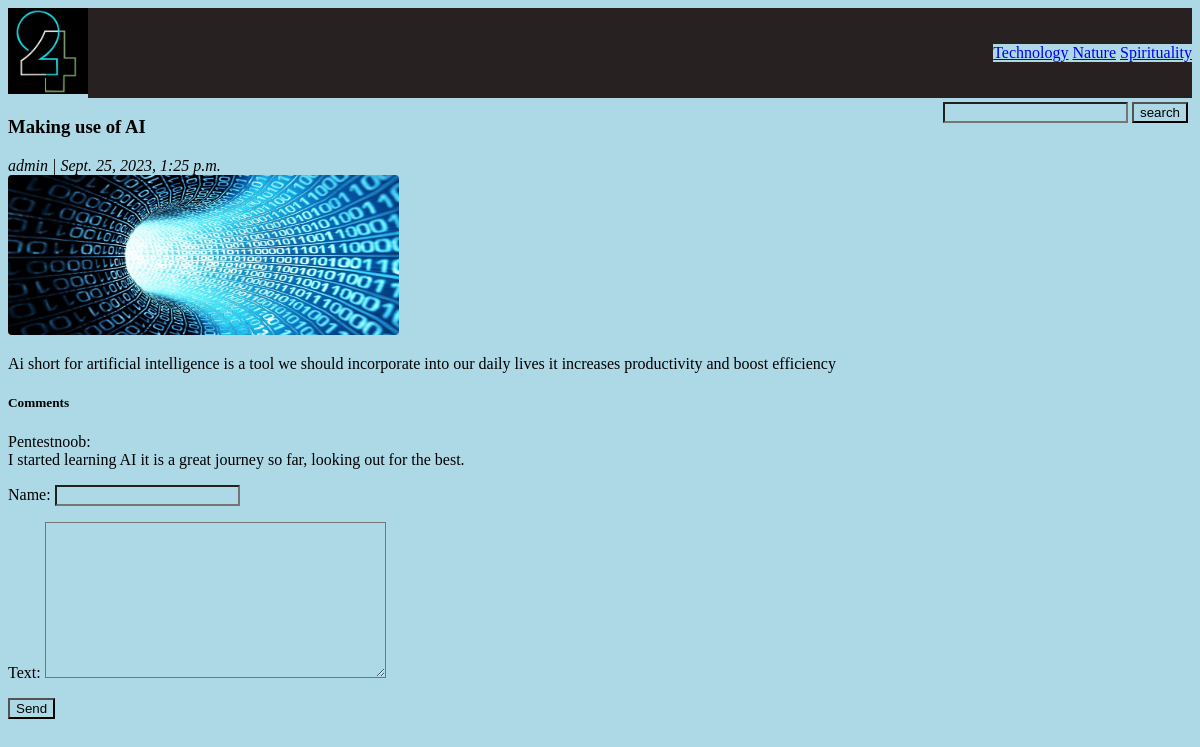
Page /2/ on the committed database.
### blog/models.py (models this page shows, shortened)
class Category(models.Model):
    name = models.CharField(max_length=20)
    def __str__(self):
        return self.name
    class Meta:
        verbose_name_plural = 'Categories'

class Post(models.Model):
    author = models.ForeignKey(User, on_delete=models.PROTECT)
    category = models.ManyToManyField('Category', related_name='posts')
    title = models.CharField(max_length=80)
    body = models.TextField()
    image = models.ImageField(upload_to='uploads/')
    pub_date = models.DateTimeField(auto_now_add=True)
    mod_date = models.DateTimeField(auto_now=True)
    class Meta:
        ordering = ('-pub_date',)

class Comment(models.Model):
    post = models.ForeignKey('Post', on_delete=models.CASCADE)
    name = models.CharField(max_length=40)
    text = models.TextField()
    date = models.DateTimeField(auto_now_add=True)
    def __str__(self):
        return self.text

### blog/views.py (the view, shortened to what this page needs)
# urls.py: path('<int:pk>/', views.post_view, name="post_view"),
def post_view(request, pk):
    post = Post.objects.get(pk=pk)
    comments = Comment.objects.filter(post=post)
    form = CommentForm()
    context = {
        'post': post,
        'comments': comments,
        'form': form,
    }
    return render(request, 'post_view.html', context)

### blog/forms.py
class CommentForm(forms.ModelForm):
    class Meta:
        model = Comment
        fields = ['name', 'text']

### blog/templatetags/menu.py (called while the page is built)
@register.inclusion_tag('menu.html')
def menu():
    categories = Category.objects.all()
    return {'categories': categories}

### blog/templates/post_view.html (shortened to what this page needs)
{% extends 'base.html' %}
{% block content %}
    <h3>{{post.title}}</h3>
    <i>{{post.author}} | {{post.pub_date}}</i><br>
    <img src="{{post.image.url}}" alt="image" class="post-img">
    <p>
        {{post.body}}
    </p>
    <h5>Comments</h5>
    {% for comment in comments %}
        <p>{{comment.name}}: <br> {{ comment }}</p>
    {% endfor %}
    <form method="post">
        {{form.as_p}}
        <button type="submit">Send</button>
    </form>
{% endblock %}

### blog/templates/menu.html
{% for category in categories %}
    <a href="{% url 'category' category %}">{{category.name}}</a>
{% endfor %}

### blog/static/css/style.css (style rules this page uses)
* { background-color: lightblue; box-sizing: border-box; }
.post-img { width: 33%; height: 160px; border-radius: 4px; }

### rows in the picture
Category: name "Technology"
Category: name "Nature"
Category: name "Spirituality"
Post: title "Making use of AI", author "admin", pub_date "Sept. 25, 2023, 1:25 p.m.", image (picture), body "Ai short for artificial intelligence is a tool we should incorporate into our daily lives it increases productivity and boost efficiency"
Comment: name "Pentestnoob", text "I started learning AI it is a great journey so far, looking out for the best."
